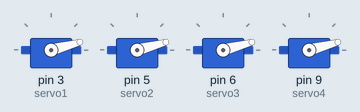
Simulated run of this sketch. Board: Arduino Uno, built with avr-gcc and run on an emulated ATmega328P. Parts: 4 × servo. At 2.3 s the program stops and its outputs stay as they are.

Above: at 0.05 s.
At 0.15 s:
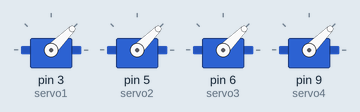
At 0.3 s:
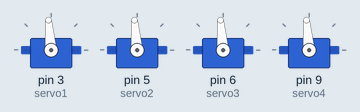
At 0.55 s:
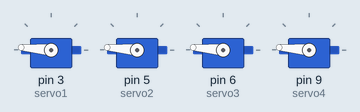
At 0.8 s:
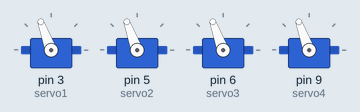
At 1.05 s:
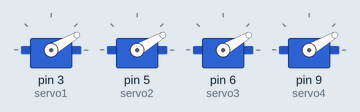
Timing chart, 0 to 3.0 s (numbered marks = the images above):
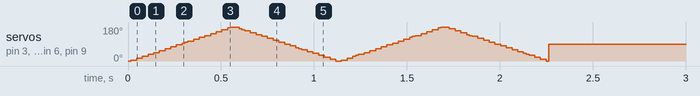

The sketch:

Servo_Motors.ino
```cpp
#include <Servo.h>

Servo servo1, servo2, servo3, servo4;
int pos = 0;
unsigned long startTime;

void setup() {
  servo1.attach(3);
  servo2.attach(5);
  servo3.attach(6);
  servo4.attach(9);

  startTime = millis();
}

void loop() {
  // Run the sweep for 2 seconds
  if (millis() - startTime <= 2000) {
    for (pos = 0; pos <= 180; pos += 5) {
      servo1.write(pos);
      servo2.write(pos);
      servo3.write(pos);
      servo4.write(pos);
      delay(15);
    }
    for (pos = 180; pos >= 0; pos -= 5) {
      servo1.write(pos);
      servo2.write(pos);
      servo3.write(pos);
      servo4.write(pos);
      delay(15);
    }
  } else {
    // Hold all motors at 90 degrees
    servo1.write(90);
    servo2.write(90);
    servo3.write(90);
    servo4.write(90);
    // Do nothing afterwards
    while (true);
  }
}
```
